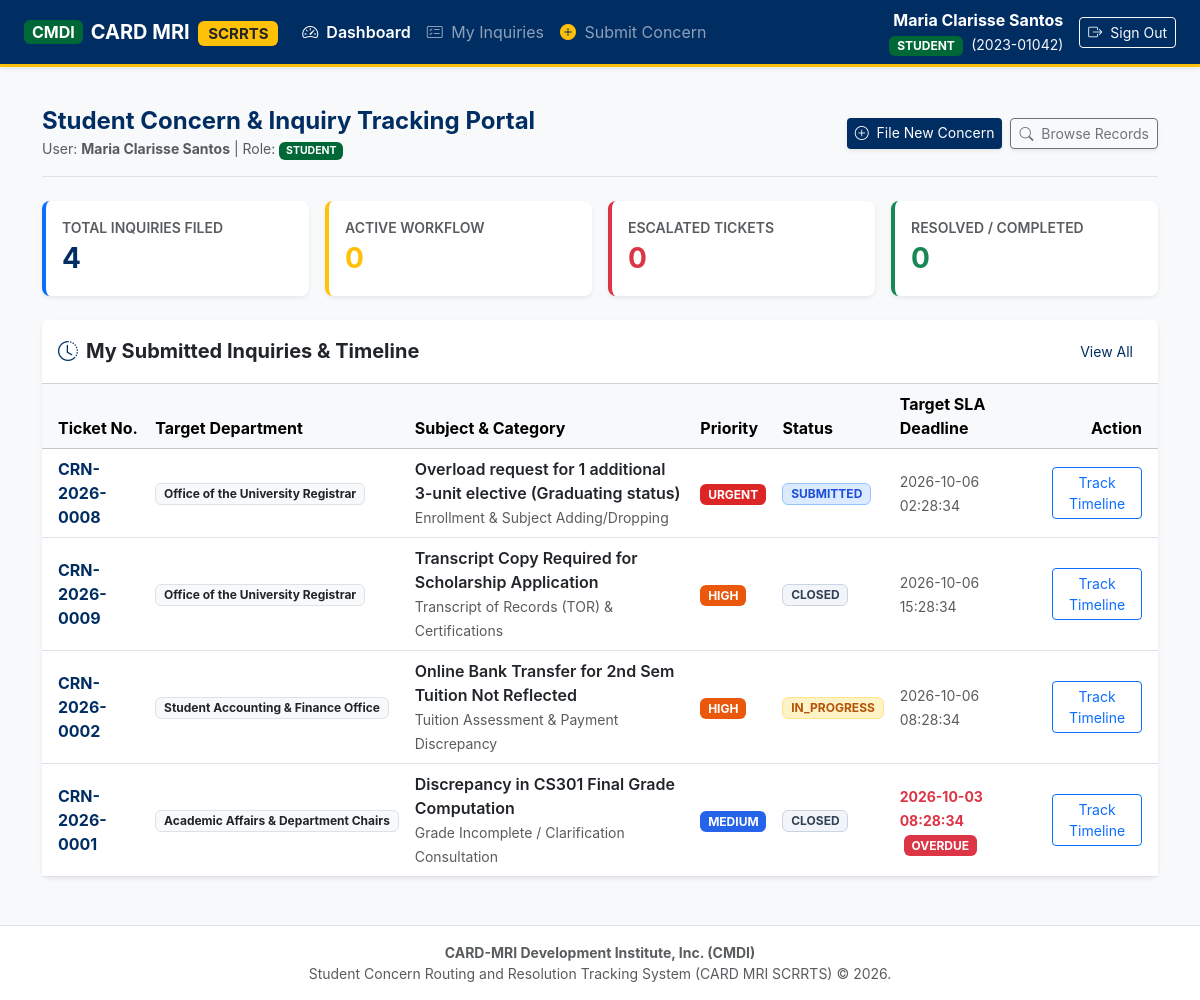
The app's page /dashboard (signed in), older data.
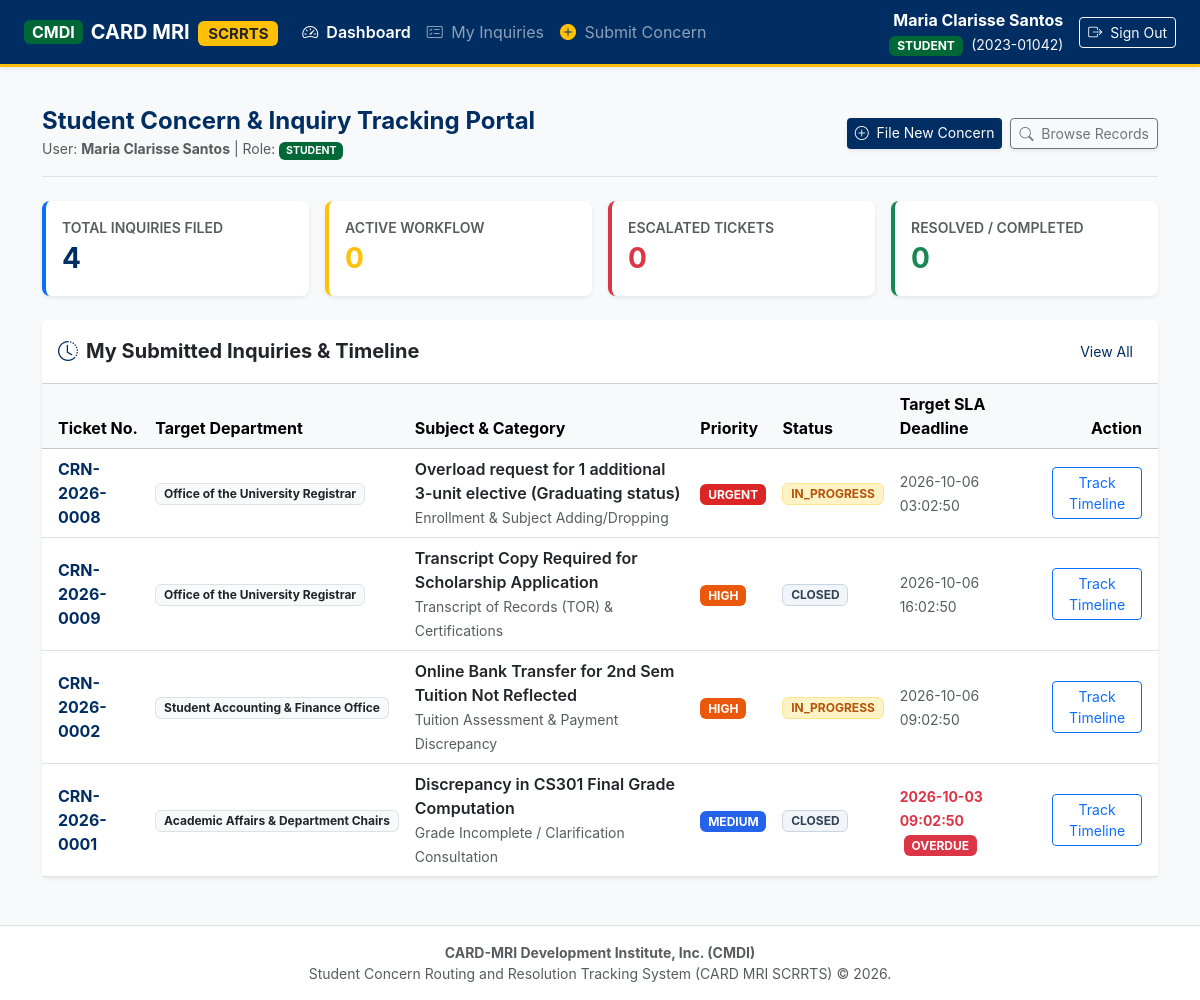
The same page, newer data.
### tables this page shows
CREATE TABLE concerns (
        concern_id INTEGER PRIMARY KEY AUTOINCREMENT,
        ticket_number TEXT UNIQUE NOT NULL,
        student_id INTEGER NOT NULL,
        department_id INTEGER NOT NULL,
        category_id INTEGER NOT NULL,
        assigned_staff_id INTEGER,
        subject TEXT NOT NULL,
        description TEXT NOT NULL,
        priority TEXT NOT NULL DEFAULT 'MEDIUM' CHECK(priority IN ('LOW', 'MEDIUM', 'HIGH', 'URGENT')),
        status TEXT NOT NULL DEFAULT 'SUBMITTED' CHECK(status IN ('SUBMITTED', 'ROUTED', 'IN_PROGRESS', 'RESOLVED', 'REJECTED', 'CLOSED')),
        sla_target_date TIMESTAMP NOT NULL,
        resolved_at TIMESTAMP,
        attachment_path TEXT,
        resolution_summary TEXT,
        rejection_reason TEXT,
        created_at TIMESTAMP DEFAULT CURRENT_TIMESTAMP,
        updated_at TIMESTAMP DEFAULT CURRENT_TIMESTAMP,
        FOREIGN KEY (student_id) REFERENCES users(user_id) ON DELETE CASCADE,
        FOREIGN KEY (department_id) REFERENCES departments(department_id) ON DELETE RESTRICT,
        FOREIGN KEY (category_id) REFERENCES concern_categories(category_id) ON DELETE RESTRICT,
        FOREIGN KEY (assigned_staff_id) REFERENCES users(user_id) ON DELETE SET NULL
    );

CREATE TABLE departments (
        department_id INTEGER PRIMARY KEY AUTOINCREMENT,
        department_code TEXT UNIQUE NOT NULL,
        department_name TEXT NOT NULL,
        contact_email TEXT NOT NULL,
        head_officer TEXT NOT NULL,
        is_active INTEGER NOT NULL DEFAULT 1
    );

CREATE TABLE concern_categories (
        category_id INTEGER PRIMARY KEY AUTOINCREMENT,
        department_id INTEGER NOT NULL,
        category_name TEXT NOT NULL,
        default_priority TEXT NOT NULL DEFAULT 'MEDIUM' CHECK(default_priority IN ('LOW', 'MEDIUM', 'HIGH', 'URGENT')),
        sla_hours INTEGER NOT NULL DEFAULT 72,
        description TEXT,
        FOREIGN KEY (department_id) REFERENCES departments(department_id) ON DELETE CASCADE
    );

### app.py (the view, shortened to what this page needs)
@app.route('/dashboard')
@login_required
def dashboard():
    conn = get_db_connection()
    cursor = conn.cursor()
    user_id = session['user_id']
    role = session['role']
    dept_id = session.get('department_id')
    now_str = datetime.now().strftime("%Y-%m-%d %H:%M:%S")
    if role == 'student':
        total = cursor.execute("SELECT COUNT(*) FROM concerns WHERE student_id = ?", (user_id,)).fetchone()[0]
        in_progress = cursor.execute("SELECT COUNT(*) FROM concerns WHERE student_id = ? AND status IN ('Submitted', 'Routed', 'In Progress')", (user_id,)).fetchone()[0]
        escalated = cursor.execute("SELECT COUNT(*) FROM concerns WHERE student_id = ? AND status = 'Escalated'", (user_id,)).fetchone()[0]
        resolved = cursor.execute("SELECT COUNT(*) FROM concerns WHERE student_id = ? AND status IN ('Resolved', 'Closed')", (user_id,)).fetchone()[0]
        concerns = cursor.execute("""
            SELECT c.*, d.department_name, d.department_code, cat.category_name
            FROM concerns c
            JOIN departments d ON c.department_id = d.department_id
            JOIN concern_categories cat ON c.category_id = cat.category_id
            WHERE c.student_id = ?
            ORDER BY c.created_at DESC
        """, (user_id,)).fetchall()
        conn.close()
        return render_template(
            'dashboard.html',
            role=role,
            total=total,
            in_progress=in_progress,
            escalated=escalated,
            resolved=resolved,
            concerns=concerns
        )

### app.py (called while the page is built)
def login_required(f):
    @wraps(f)
    def decorated_function(*args, **kwargs):
        if 'user_id' not in session:
            flash("Authentication required. Please sign in with your CARD MRI institutional credentials.", "warning")
            return redirect(url_for('login', next=request.url))
        return f(*args, **kwargs)
    return decorated_function

def check_is_overdue(sla_target_str, status):
    if status in ('Resolved', 'Closed', 'Rejected'):
        return False
    try:
        sla_dt = datetime.strptime(sla_target_str, "%Y-%m-%d %H:%M:%S")
        return datetime.now() > sla_dt
    except Exception:
        return False

### database.py (called while the page is built)
def get_db_connection():
    conn = sqlite3.connect(DB_PATH)
    conn.row_factory = sqlite3.Row
    conn.execute("PRAGMA foreign_keys = ON;")
    return conn

### templates/dashboard.html (shortened to what this page needs)
{% extends 'base.html' %}
{% block content %}
<div class="d-flex flex-wrap justify-content-between align-items-center pb-3 mb-4 border-bottom">
    <div>
        <h2 class="h4 fw-bold mb-0 text-card-navy">
            {% if role == 'student' %}
                Student Concern & Inquiry Tracking Portal
            {% elif role == 'staff' %}
                CARD MRI Department Resolution Desk
            {% else %}
                Institutional Administrative Command Console
            {% endif %}
        </h2>
        <span class="text-muted small">
            User: <strong>{{ session.get('full_name') }}</strong> | Role: <span class="badge bg-card-green text-white text-uppercase">{{ role }}</span>
        </span>
    </div>
    <div class="mt-2 mt-md-0 d-flex gap-2">
        {% if role in ('student', 'admin') %}
        <a href="{{ url_for('submit_concern') }}" class="btn btn-card-navy shadow-sm btn-sm">
            <i class="bi bi-plus-circle me-1"></i> File New Concern
        </a>
        {% endif %}
        <a href="{{ url_for('list_concerns') }}" class="btn btn-outline-secondary shadow-sm btn-sm">
            <i class="bi bi-search me-1"></i> Browse Records
        </a>
    </div>
</div>
{% if role == 'student' %}
<div class="row g-3 mb-4">
    <div class="col-sm-6 col-lg-3">
        <div class="card border-0 shadow-sm rounded-3 bg-white h-100 border-start border-primary border-4">
            <div class="card-body">
                <div class="text-muted small fw-semibold text-uppercase">Total Inquiries Filed</div>
                <h3 class="fw-bold my-1 text-card-navy">{{ total }}</h3>
            </div>
        </div>
    </div>
    <div class="col-sm-6 col-lg-3">
        <div class="card border-0 shadow-sm rounded-3 bg-white h-100 border-start border-warning border-4">
            <div class="card-body">
                <div class="text-muted small fw-semibold text-uppercase">Active Workflow</div>
                <h3 class="fw-bold my-1 text-warning">{{ in_progress }}</h3>
            </div>
        </div>
    </div>
    <div class="col-sm-6 col-lg-3">
        <div class="card border-0 shadow-sm rounded-3 bg-white h-100 border-start border-danger border-4">
            <div class="card-body">
                <div class="text-muted small fw-semibold text-uppercase">Escalated Tickets</div>
                <h3 class="fw-bold my-1 text-danger">{{ escalated }}</h3>
            </div>
        </div>
    </div>
    <div class="col-sm-6 col-lg-3">
        <div class="card border-0 shadow-sm rounded-3 bg-white h-100 border-start border-success border-4">
            <div class="card-body">
                <div class="text-muted small fw-semibold text-uppercase">Resolved / Completed</div>
                <h3 class="fw-bold my-1 text-success">{{ resolved }}</h3>
            </div>
        </div>
    </div>
</div>
<div class="card border-0 shadow-sm rounded-3 mb-4">
    <div class="card-header bg-white py-3 d-flex justify-content-between align-items-center">
        <h5 class="fw-bold mb-0 text-dark"><i class="bi bi-clock-history me-2 text-card-navy"></i>My Submitted Inquiries & Timeline</h5>
        <a href="{{ url_for('list_concerns') }}" class="btn btn-sm btn-link text-decoration-none text-card-navy">View All</a>
    </div>
    <div class="card-body p-0">
        <div class="table-responsive">
            <table class="table table-hover align-middle mb-0">
                <thead class="table-light">
                    <tr>
                        <th class="ps-3">Ticket No.</th>
                        <th>Target Department</th>
                        <th>Subject & Category</th>
                        <th>Priority</th>
                        <th>Status</th>
                        <th>Target SLA Deadline</th>
                        <th class="text-end pe-3">Action</th>
                    </tr>
                </thead>
                <tbody>
                    {% for c in concerns %}
                    <tr>
                        <td class="ps-3 fw-bold text-card-navy">{{ c['ticket_number'] }}</td>
                        <td><span class="badge bg-light text-dark border">{{ c['department_name'] }}</span></td>
                        <td>
                            <div class="fw-semibold text-dark">{{ c['subject'] }}</div>
                            <small class="text-muted">{{ c['category_name'] }}</small>
                        </td>
                        <td><span class="badge priority-{{ c['priority'].lower() }}">{{ c['priority'] }}</span></td>
                        <td>
                            <span class="badge status-{{ c['status'].lower().replace(' ', '-') }}">{{ c['status'] }}</span>
                        </td>
                        <td>
                            {% set is_od = check_is_overdue(c['sla_target_date'], c['status']) %}
                            <small class="{{ 'text-danger fw-bold' if is_od else 'text-muted' }}">
                                {{ c['sla_target_date'] }}
                            </small>
                            {% if is_od %}
                            <span class="badge bg-danger ms-1">OVERDUE</span>
                            {% endif %}
                        </td>
                        <td class="text-end pe-3">
                            <a href="{{ url_for('view_concern', concern_id=c['concern_id']) }}" class="btn btn-sm btn-outline-primary">
                                Track Timeline
                            </a>
                        </td>
                    </tr>
                    {% endfor %}
                </tbody>
            </table>
        </div>
    </div>
</div>
{% endif %}
{% endblock %}

### templates/base.html (shortened to what this page needs)
<!DOCTYPE html>
<html lang="en">
<head>
    <link href="https://cdn.jsdelivr.net/npm/bootstrap@5.3.2/dist/css/bootstrap.min.css" rel="stylesheet">
    <link rel="stylesheet" href="https://cdn.jsdelivr.net/npm/bootstrap-icons@1.11.3/font/bootstrap-icons.min.css">
    <link rel="stylesheet" href="{{ url_for('static', filename='css/custom.css') }}">
</head>
<body class="bg-light d-flex flex-column min-vh-100">
    <nav class="navbar navbar-expand-lg navbar-dark bg-card-navy shadow-sm sticky-top border-bottom border-warning border-3">
        <div class="container-fluid px-4">
            <a class="navbar-brand fw-bold d-flex align-items-center" href="{{ url_for('dashboard') if session.get('user_id') else url_for('login') }}">
                <span class="badge bg-card-green text-white fs-6 me-2 px-2 py-1">CMDI</span>
                <span>CARD MRI <span class="badge bg-warning text-dark fs-7 ms-1">SCRRTS</span></span>
            </a>
            <div class="collapse navbar-collapse" id="navbarContent">
                {% if session.get('user_id') %}
                <ul class="navbar-nav me-auto mb-2 mb-lg-0">
                    <li class="nav-item">
                        <a class="nav-link {{ 'active fw-semibold' if request.endpoint == 'dashboard' else '' }}" href="{{ url_for('dashboard') }}">
                            <i class="bi bi-speedometer2 me-1"></i> Dashboard
                        </a>
                    </li>
                    <li class="nav-item">
                        <a class="nav-link {{ 'active fw-semibold' if request.endpoint == 'list_concerns' else '' }}" href="{{ url_for('list_concerns') }}">
                            <i class="bi bi-card-checklist me-1"></i>
                            {% if session.get('role') == 'student' %} My Inquiries {% else %} Department Queue {% endif %}
                        </a>
                    </li>
                    {% if session.get('role') in ('student', 'admin') %}
                    <li class="nav-item">
                        <a class="nav-link {{ 'active fw-semibold' if request.endpoint == 'submit_concern' else '' }}" href="{{ url_for('submit_concern') }}">
                            <i class="bi bi-plus-circle-fill text-warning me-1"></i> Submit Concern
                        </a>
                    </li>
                    {% endif %}
                </ul>
                <div class="d-flex align-items-center gap-3">
                    <div class="text-white text-end d-none d-md-block">
                        <div class="fw-bold">{{ session.get('full_name') }}</div>
                        <small class="badge bg-card-green text-white text-uppercase">{{ session.get('role') }}</small>
                        {% if session.get('student_id_number') %}
                        <small class="text-light ms-1">({{ session.get('student_id_number') }})</small>
                        {% endif %}
                    </div>
                    <a href="{{ url_for('logout') }}" class="btn btn-outline-light btn-sm">
                        <i class="bi bi-box-arrow-right me-1"></i> Sign Out
                    </a>
                </div>
                {% endif %}
            </div>
        </div>
    </nav>
    <main class="container my-4 flex-grow-1">
        {% block content %}{% endblock %}
    </main>
    <footer class="bg-white border-top py-3 mt-auto">
        <div class="container text-center text-muted small">
            <div><strong>CARD-MRI Development Institute, Inc. (CMDI)</strong></div>
            <div>Student Concern Routing and Resolution Tracking System (CARD MRI SCRRTS) &copy; 2026.</div>
        </div>
    </footer>
</body>
</html>

### static/css/custom.css (style rules this page uses)
:root { --card-navy: #002d62; --card-navy-hover: #001f44; --card-green: #006837; --card-green-hover: #004d28; --card-gold: #e5a823; --card-bg: #f4f6f9; }
body { font-family: -apple-system, BlinkMacSystemFont, "Segoe UI", Roboto, "Helvetica Neue", Arial, sans-serif; color: #1e293b; background-color: var(--card-bg); }
.bg-card-navy { background-color: var(--card-navy) !important; color: #ffffff; }
.text-card-navy { color: var(--card-navy) !important; }
.bg-card-green { background-color: var(--card-green) !important; color: #ffffff; }
.btn-card-navy { background-color: var(--card-navy); color: #ffffff; border: none; }
.status-in-progress, .status-in_progress { background-color: #fef3c7; color: #b45309; border: 1px solid #fde68a; }
.status-closed { background-color: #f1f5f9; color: #334155; border: 1px solid #cbd5e1; }
.priority-urgent { background-color: #dc2626; color: #ffffff; }
.priority-high { background-color: #ea580c; color: #ffffff; }
.priority-medium { background-color: #2563eb; color: #ffffff; }

Row changes from the older to the newer data that the page shows:
changed concerns "CRN-2026-0008": status "SUBMITTED" → "IN_PROGRESS"; sla_target_date "2026-10-06 02:28:34" → "2026-10-06 03:02:50"
changed concerns "CRN-2026-0009": sla_target_date "2026-10-06 15:28:34" → "2026-10-06 16:02:50"
changed concerns "CRN-2026-0002": sla_target_date "2026-10-06 08:28:34" → "2026-10-06 09:02:50"
changed concerns "CRN-2026-0001": sla_target_date "2026-10-03 08:28:34" → "2026-10-03 09:02:50"
